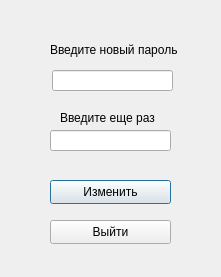
<?xml version="1.0" encoding="UTF-8"?>
<ui version="4.0">
 <class>DialogChangePswd</class>
 <widget class="QDialog" name="DialogChangePswd">
  <property name="geometry">
   <rect>
    <x>0</x>
    <y>0</y>
    <width>221</width>
    <height>277</height>
   </rect>
  </property>
  <property name="windowTitle">
   <string>Смена пароля</string>
  </property>
  <widget class="QPushButton" name="pushButtonChange">
   <property name="geometry">
    <rect>
     <x>50</x>
     <y>180</y>
     <width>121</width>
     <height>24</height>
    </rect>
   </property>
   <property name="text">
    <string>Изменить</string>
   </property>
  </widget>
  <widget class="QLineEdit" name="lineEdit_1">
   <property name="geometry">
    <rect>
     <x>52</x>
     <y>70</y>
     <width>121</width>
     <height>21</height>
    </rect>
   </property>
  </widget>
  <widget class="QLineEdit" name="lineEdit_2">
   <property name="geometry">
    <rect>
     <x>50</x>
     <y>130</y>
     <width>121</width>
     <height>21</height>
    </rect>
   </property>
  </widget>
  <widget class="QLabel" name="labelFirstEnter">
   <property name="geometry">
    <rect>
     <x>50</x>
     <y>40</y>
     <width>131</width>
     <height>20</height>
    </rect>
   </property>
   <property name="text">
    <string>Введите новый пароль</string>
   </property>
  </widget>
  <widget class="QLabel" name="labelSecondEnter">
   <property name="geometry">
    <rect>
     <x>60</x>
     <y>110</y>
     <width>111</width>
     <height>16</height>
    </rect>
   </property>
   <property name="text">
    <string>Введите еще раз</string>
   </property>
  </widget>
  <widget class="QPushButton" name="pushButtonChange_2">
   <property name="geometry">
    <rect>
     <x>50</x>
     <y>220</y>
     <width>121</width>
     <height>24</height>
    </rect>
   </property>
   <property name="text">
    <string>Выйти</string>
   </property>
  </widget>
 </widget>
 <resources/>
 <connections/>
</ui>
